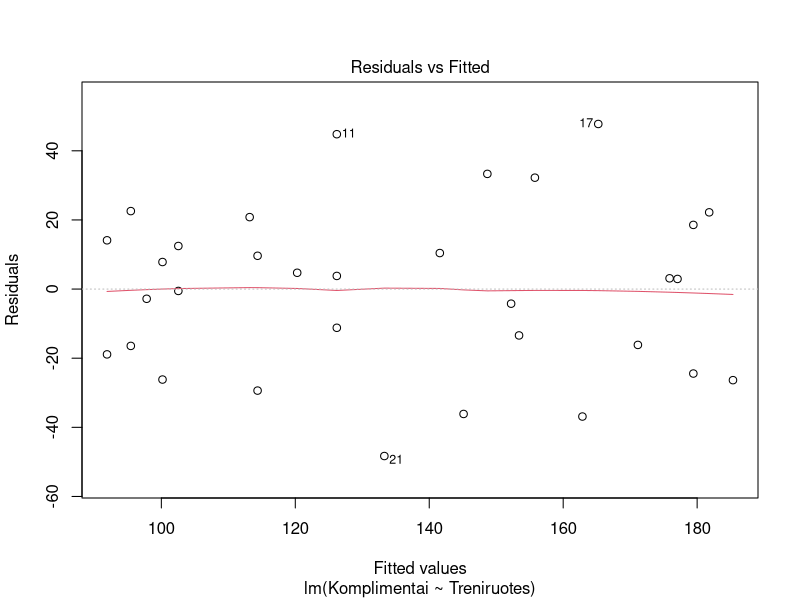
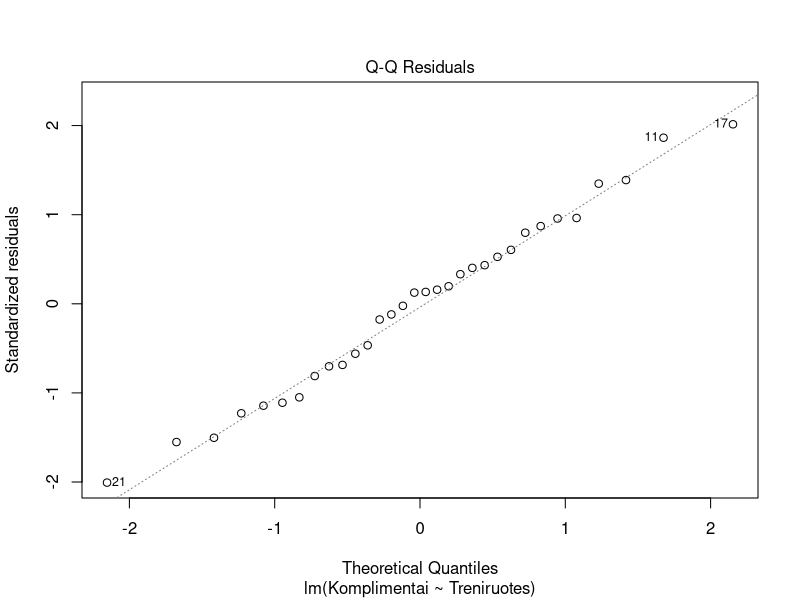
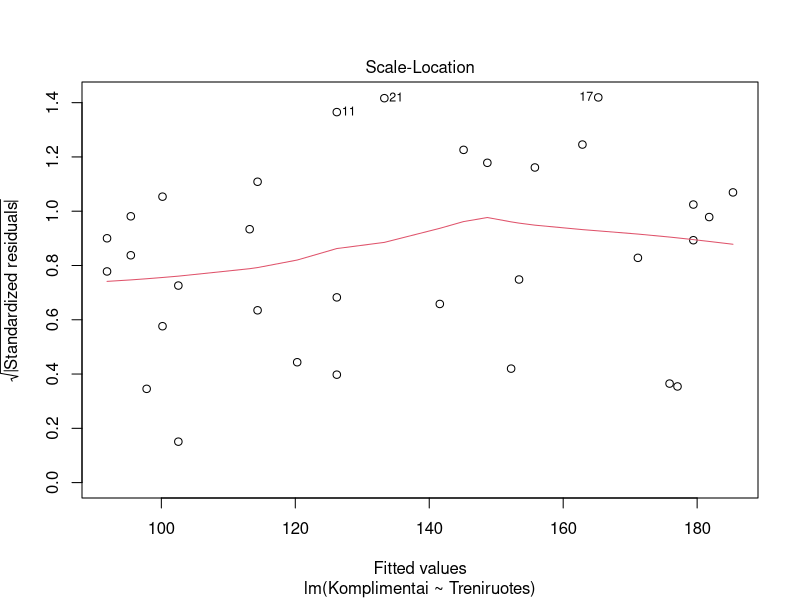
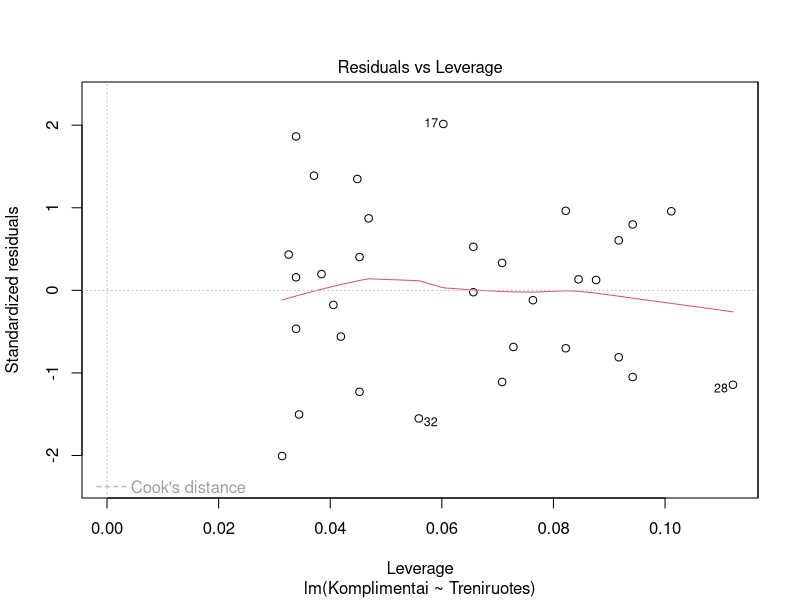
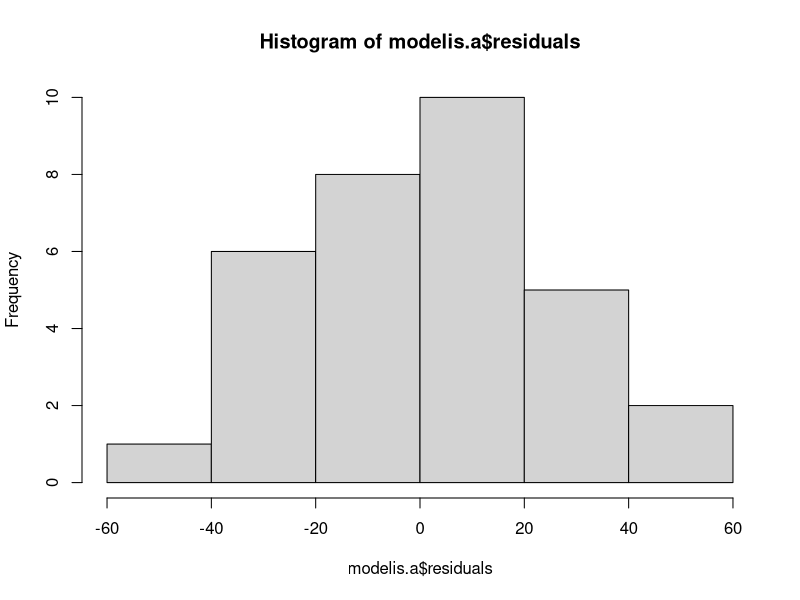
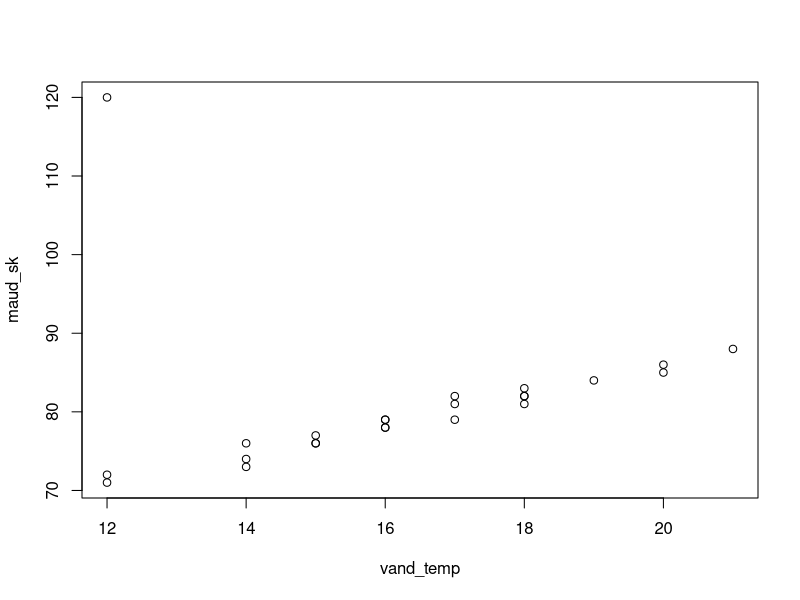
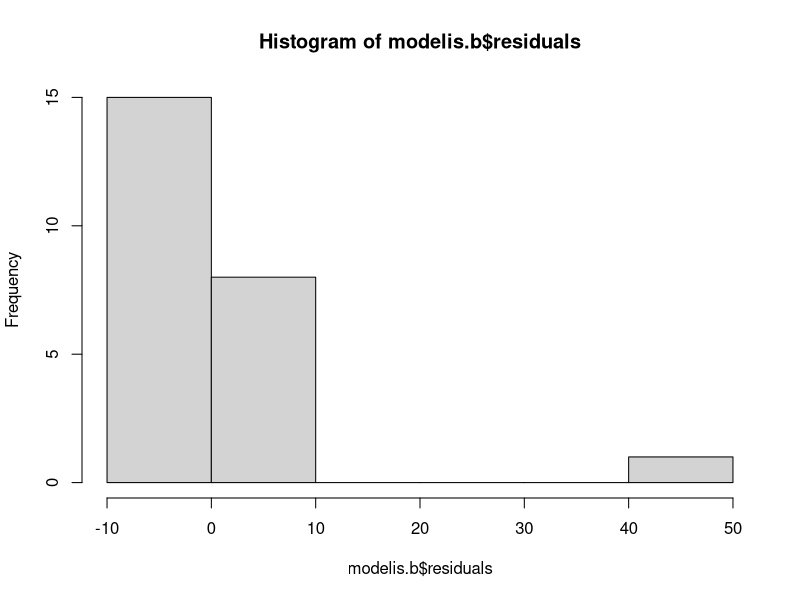
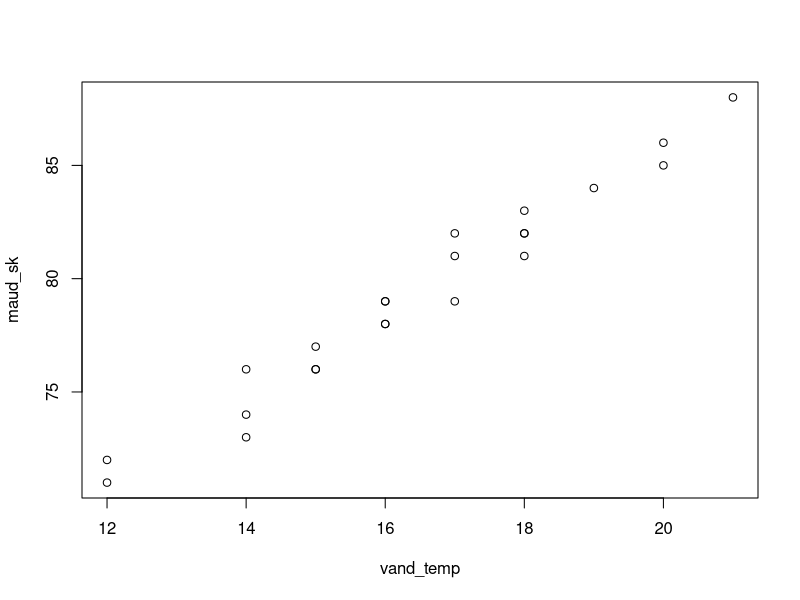

These figures' R source, in order:
## ---- chunk 1
dat.a <- matrix(c(254, 124,  230, 108,  254,  85,  300, 152,  320, 140,
                  364, 198,  312, 182,  264, 125,  274, 130,  226,  95,
                  274, 171,  234, 102,  274, 115,  306, 109,  234, 115,
                  252, 134,  340, 213,  364, 155,  324, 188,  368, 204,
                  286,  85,  318, 148,  216, 106,  350, 155,  216,  73,
                  358, 179,  222, 118,  374, 159,  222,  79,  230,  74,
                  360, 180,  336, 126),
                byrow = TRUE,
                nrow = 32, ncol = 2)

dat.a<-as.data.frame(dat.a)
colnames(dat.a) <- c("Treniruotes", "Komplimentai")
dat.a
## ---- chunk 2
modelis.a <- lm(Komplimentai~Treniruotes, data = dat.a)
summary(modelis.a)
ats <- data.frame(267)
colnames(ats) <- c("Treniruotes")
predict(modelis.a, ats, interval="confidence")
plot(modelis.a)
hist(modelis.a$residuals)
confint(modelis.a, 'Treniruotes', level = 0.95)
## ---- chunk 3
dat.b <- matrix(c(17, 79,  18, 83,  16, 78,  18, 82,  16, 78,
                  18, 81,  14, 74,  15, 76,  19, 84,  12, 71,
                  12, 72,  14, 73,  20, 85,  14, 76,  15, 76,
                  15, 77,  20, 86,  16, 79,  18, 82,  21, 88,
                  17, 81,  17, 82,  16, 79,  12, 120),
                byrow = TRUE,
                nrow = 24, ncol = 2)

dat.b<-as.data.frame(dat.b)
colnames(dat.b) <- c("vand_temp", "maud_sk")
dat.b
## ---- chunk 4
plot(dat.b)
modelis.b <- lm(maud_sk~vand_temp, data = dat.b)
summary(modelis.b)
hist(modelis.b$residuals)
confint(modelis.b, 'vand_temp', level = 0.95)

# without outliers
dat.b.wo <- dat.b[which(dat.b$maud_sk < 120),]
plot(dat.b.wo)
modelis.b.wo <- lm(maud_sk~vand_temp, data = dat.b.wo)
summary(modelis.b.wo)

hist(modelis.b.wo$residuals)
confint(modelis.b.wo, 'vand_temp', level = 0.95)
## ---- chunk 5
dat.c <- matrix(c(88, 24, 106.5,  83,  4, 74.5,  88, 20,  93.5,
                  78,  8,  80.0,  70, 20, 85.5,  80, 12,  91.0,
                  61, 16,  80.0,  78, 16, 85.5,  87, 28, 108.6,
                  82,  4,  75.6,  87, 17, 97.6,  77,  9,  81.2,
                  69, 17,  86.6,  79, 12, 92.1,  60, 16,  81.1,
                  77, 20,  86.6),
                byrow = TRUE,
                nrow = 16, ncol = 3)

dat.c<-as.data.frame(dat.c)
colnames(dat.c) <- c("x1", "x2", "y")
dat.c
## ---- chunk 6
plot(dat.c)
modelis.c <- lm(y~x1+x2, data = dat.c)
summary(modelis.c)
hist(modelis.c$residuals)
ats <- data.frame(90, 10)
colnames(ats)<-c("x1", "x2")
predict(modelis.c, ats)
## ---- chunk 7
dat.d <- matrix(c(91,  6.0, 85, 51.1,  33, 7.0, 74, 45.7,  73,  6.1, 83, 49.2,
                  43,  8.0, 77, 47.0,  53, 9.6, 78, 49.0,  63,  7.6, 81, 49.0,
                  43, 11.4, 80, 49.0,  53, 8.0, 79, 48.3,  95,  6.2, 86, 51.5,
                  35,  7.2, 75, 46.1,  75, 6.2, 82, 49.5,  45,  8.2, 78, 47.5,
                  55,  9.8, 82, 49.3,  65, 7.8, 81, 49.3,  45, 11.6, 77, 49.2,
                  55,  8.2, 81, 49.0),
                byrow = TRUE,
                nrow = 16, ncol = 4)

dat.d<-as.data.frame(dat.d)
colnames(dat.d) <- c("y", "x1", "x2", "x3")
dat.d
## ---- chunk 8
plot(dat.d)
modelis.d <- lm(y~., data = dat.d)
summary(modelis.d)
hist(modelis.d$residuals)
